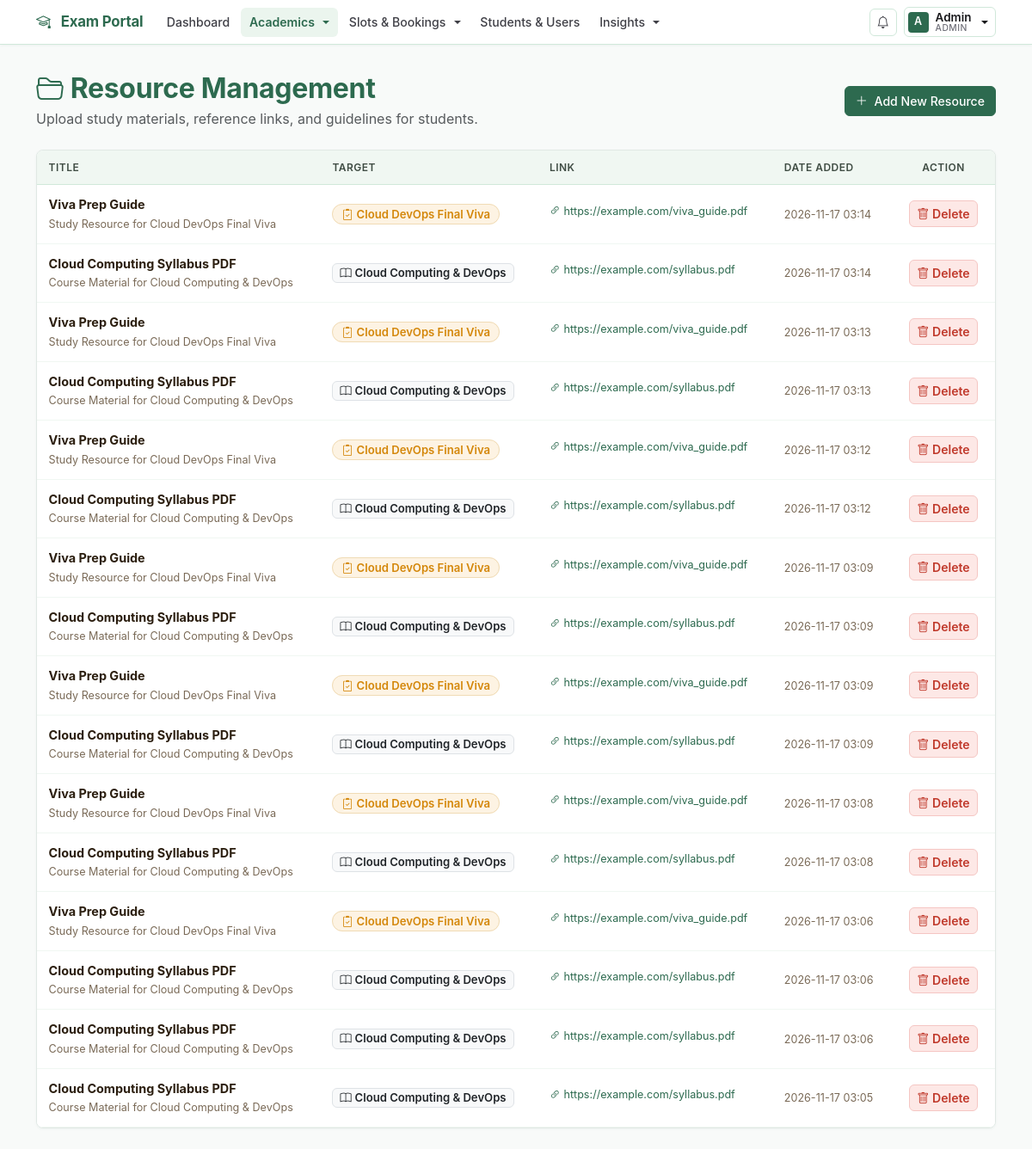
Page /admin/resources (signed in) on the earlier database version.
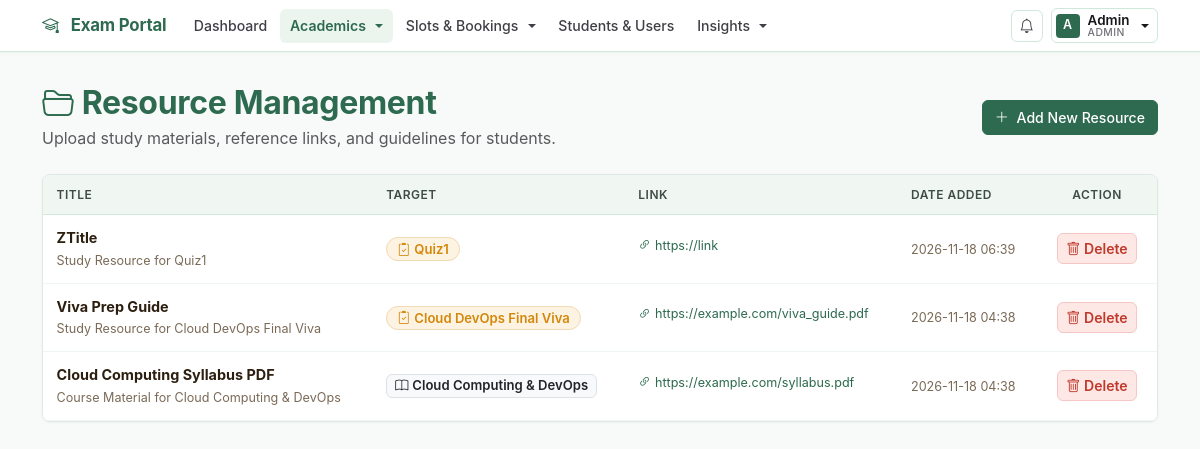
Same page on the later database version.
### models.py (models this page shows, shortened)
class Resource(db.Model):
    id = db.Column(db.Integer, primary_key=True)
    title = db.Column(db.String(200), nullable=False)
    description = db.Column(db.String(500))
    url = db.Column(db.String(500), nullable=False)
    course_id = db.Column(db.Integer, db.ForeignKey("course.id"), nullable=True)
    examination_id = db.Column(db.Integer, db.ForeignKey("examination.id"), nullable=True)
    created_at = db.Column(db.String(30))
    course = db.relationship("Course", backref="resources")
    examination = db.relationship("Examination", backref="resources")

class Examination(db.Model):
    id = db.Column(db.Integer, primary_key=True)
    name = db.Column(db.String(100), nullable=False)
    course_id = db.Column(
        db.Integer, db.ForeignKey("course.id"), nullable=False
    )
    status = db.Column(db.String(30), default="Draft")
    slot_creation_start = db.Column(db.String(30))
    slot_creation_end = db.Column(db.String(30))
    booking_start = db.Column(db.String(30))
    booking_end = db.Column(db.String(30))
    slot_creation_open = db.Column(db.Boolean, default=False)
    booking_open = db.Column(db.Boolean, default=False)
    course = db.relationship("Course", backref="examinations")

class Course(db.Model):
    id = db.Column(db.Integer, primary_key=True)
    name = db.Column(db.String(100), nullable=False)
    description = db.Column(db.String(500))

### routes/admin.py (the view, shortened to what this page needs)
    @app.route("/admin/resources", methods=["GET", "POST"])
    @role_required("Admin")
    def admin_resources():
        resources = Resource.query.order_by(Resource.id.desc()).all()
        courses = Course.query.all()
        examinations = Examination.query.all()
        return render_template(
            "admin_resources.html",
            resources=resources,
            courses=courses,
            examinations=examinations
        )

### app.py (called while the page is built)
@app.context_processor
def inject_global_data():
    unread_count = 0
    if "user_id" in session:
        unread_count = Notification.query.filter_by(
            user_id=session["user_id"],
            is_read=False,
        ).count()
    return {"unread_notifications_count": unread_count}

### helpers.py (called while the page is built)
def role_required(required_role):
    def decorator(fn):
        @wraps(fn)
        def wrapper(*args, **kwargs):
            if "user_id" not in session:
                return redirect(url_for("login"))
            user = User.query.get(session["user_id"])
            if not user or not user.is_active:
                session.clear()
                return redirect(url_for("login"))
            if user.role != required_role:
                abort(403)
            if user.role == "Examiner" and not user.is_approved:
                session.clear()
                return redirect(url_for("login"))
            return fn(*args, **kwargs)
        return wrapper
    return decorator

### templates/admin_resources.html (shortened to what the changed rows need)
{% extends "base.html" %}
{% block content %}
<div class="container mt-4">
    <div class="d-flex justify-content-between align-items-center mb-4">
        <div>
            <h2 class="fw-bold mb-1" style="color: var(--color-primary);">
                <i class="bi bi-folder2-open me-2" style="color: var(--color-accent);"></i>Resource Management
            </h2>
        </div>
    </div>
    <div class="card shadow-sm">
        <div class="card-body p-0">
            <div class="table-responsive">
                <table class="table table-hover align-middle mb-0">
                    <thead class="warm-thead">
                        <tr>
                            <th>Title</th>
                            <th>Target</th>
                            <th>Link</th>
                            <th>Date Added</th>
                            <th style="width: 120px;" class="text-center">Action</th>
                        </tr>
                    </thead>
                    <tbody>
                        {% for r in resources %}
                        <tr>
                            <td>
                                <div class="fw-bold" style="color: #2c1f10;">{{ r.title }}</div>
                                <small style="color: #7a6a57;">{{ r.description or '' }}</small>
                            </td>
                            <td>
                                {% if r.examination %}
                                <span style="background: #fdf3e3; color: #d4870a; border-radius: 20px;
                                                 padding: 3px 10px; font-size: 0.82rem; font-weight: 600;
                                                 border: 1px solid #f0dbb5;">
                                    <i class="bi bi-clipboard2-check me-1"></i>{{ r.examination.name }}
                                </span>
                                {% elif r.course %}
                                <span class="badge bg-light text-dark border"
                                    style="border-radius: 6px; font-weight: 600; padding: 4px 8px; font-size: 0.82rem;">
                                    <i class="bi bi-book me-1"></i>{{ r.course.name }}
                                </span>
                                {% else %}
                                <span style="background: #f0ebe3; color: #7a6a57; border-radius: 20px;
                                                 padding: 3px 10px; font-size: 0.82rem; font-weight: 600;
                                                 border: 1px solid #e0d4c5;">
                                    General
                                </span>
                                {% endif %}
                            </td>
                            <td>
                                <a href="{{ r.url }}" target="_blank"
                                    class="small text-truncate d-inline-block text-primary" style="max-width: 250px;">
                                    <i class="bi bi-link-45deg me-1"></i>{{ r.url }}
                                </a>
                            </td>
                            <td><small style="color: #7a6a57;">{{ r.created_at }}</small></td>
                            <td class="text-center">
                                <form method="POST" action="{{ url_for('delete_resource', resource_id=r.id) }}"
                                    onsubmit="return confirm('Delete this resource?');">
                                    <button type="submit" class="btn btn-sm"
                                        style="background: #fde8e6; color: #c0392b; border: 1px solid #f5c6c3; border-radius: 6px; font-weight: 600;">
                                        <i class="bi bi-trash"></i> Delete
                                    </button>
                                </form>
                            </td>
                        </tr>
                        {% endfor %}
                    </tbody>
                </table>
            </div>
        </div>
    </div>
</div>
{% endblock %}

Differences in the rows shown:
removed Resource: title "Viva Prep Guide", description "Study Resource for Cloud DevOps Final Viva", examination.name "Cloud DevOps Final Viva", url "https://example.com/viva_guide.pdf", created_at "2026-11-17 03:14"
removed Resource: title "Cloud Computing Syllabus PDF", description "Course Material for Cloud Computing & DevOps", course.name "Cloud Computing & DevOps", url "https://example.com/syllabus.pdf", created_at "2026-11-17 03:14"
removed Resource: title "Viva Prep Guide", description "Study Resource for Cloud DevOps Final Viva", examination.name "Cloud DevOps Final Viva", url "https://example.com/viva_guide.pdf", created_at "2026-11-17 03:13"
removed Resource: title "Cloud Computing Syllabus PDF", description "Course Material for Cloud Computing & DevOps", course.name "Cloud Computing & DevOps", url "https://example.com/syllabus.pdf", created_at "2026-11-17 03:13"
removed Resource: title "Viva Prep Guide", description "Study Resource for Cloud DevOps Final Viva", examination.name "Cloud DevOps Final Viva", url "https://example.com/viva_guide.pdf", created_at "2026-11-17 03:12"
removed Resource: title "Cloud Computing Syllabus PDF", description "Course Material for Cloud Computing & DevOps", course.name "Cloud Computing & DevOps", url "https://example.com/syllabus.pdf", created_at "2026-11-17 03:12"
removed Resource: title "Viva Prep Guide", description "Study Resource for Cloud DevOps Final Viva", examination.name "Cloud DevOps Final Viva", url "https://example.com/viva_guide.pdf", created_at "2026-11-17 03:09"
removed Resource: title "Cloud Computing Syllabus PDF", description "Course Material for Cloud Computing & DevOps", course.name "Cloud Computing & DevOps", url "https://example.com/syllabus.pdf", created_at "2026-11-17 03:09"
removed Resource: title "Viva Prep Guide", description "Study Resource for Cloud DevOps Final Viva", examination.name "Cloud DevOps Final Viva", url "https://example.com/viva_guide.pdf", created_at "2026-11-17 03:09"
removed Resource: title "Cloud Computing Syllabus PDF", description "Course Material for Cloud Computing & DevOps", course.name "Cloud Computing & DevOps", url "https://example.com/syllabus.pdf", created_at "2026-11-17 03:09"
removed Resource: title "Viva Prep Guide", description "Study Resource for Cloud DevOps Final Viva", examination.name "Cloud DevOps Final Viva", url "https://example.com/viva_guide.pdf", created_at "2026-11-17 03:08"
removed Resource: title "Cloud Computing Syllabus PDF", description "Course Material for Cloud Computing & DevOps", course.name "Cloud Computing & DevOps", url "https://example.com/syllabus.pdf", created_at "2026-11-17 03:08"
removed Resource: title "Viva Prep Guide", description "Study Resource for Cloud DevOps Final Viva", examination.name "Cloud DevOps Final Viva", url "https://example.com/viva_guide.pdf", created_at "2026-11-17 03:06"
removed Resource: title "Cloud Computing Syllabus PDF", description "Course Material for Cloud Computing & DevOps", course.name "Cloud Computing & DevOps", url "https://example.com/syllabus.pdf", created_at "2026-11-17 03:06"
removed Resource: title "Cloud Computing Syllabus PDF", description "Course Material for Cloud Computing & DevOps", course.name "Cloud Computing & DevOps", url "https://example.com/syllabus.pdf", created_at "2026-11-17 03:06"
added Resource: title "ZTitle", description "Study Resource for Quiz1", examination.name "Quiz1", url "https://link", created_at "2026-11-18 06:39"
added Resource: title "Viva Prep Guide", description "Study Resource for Cloud DevOps Final Viva", examination.name "Cloud DevOps Final Viva", url "https://example.com/viva_guide.pdf", created_at "2026-11-18 04:38"
changed Resource "Cloud Computing Syllabus PDF": created_at "2026-11-17 03:05" → "2026-11-18 04:38"
